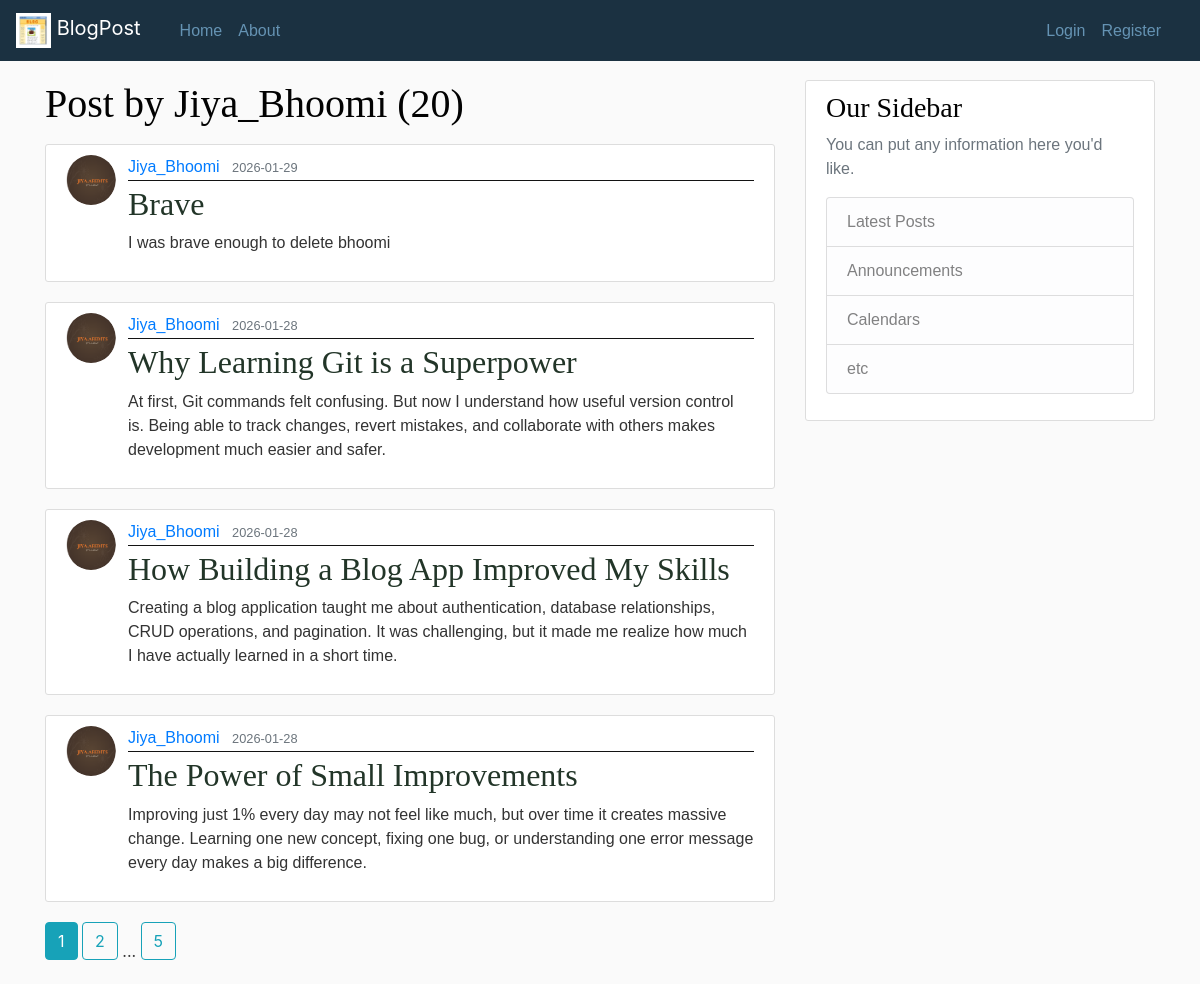
/user/Jiya_Bhoomi, run on the app's committed database.
### Blogpost/models.py (models this page shows, shortened)
class User(db.Model, UserMixin):
    id = db.Column(db.Integer, primary_key=True)
    username = db.Column(db.String(20), unique=True, nullable=False)
    email = db.Column(db.String(120), unique=True, nullable=False)
    image_file = db.Column(db.String(20), nullable=False, default='download.jpg')
    password = db.Column(db.String(60), nullable=False)
    posts = db.relationship('Post', backref='author', lazy=True)

class Post(db.Model):
    id = db.Column(db.Integer, primary_key=True)
    title = db.Column(db.String(100), nullable=False)
    date_posted = db.Column(db.DateTime, nullable=False, default=datetime.utcnow)
    content = db.Column(db.Text, nullable=False)
    user_id = db.Column(db.Integer, db.ForeignKey('user.id'), nullable=False)

### Blogpost/Users/routes.py (the view)
@users.route("/user/<string:username>")
def user_post(username):
    page = request.args.get('page',1, type=int,)
    user = User.query.filter_by(username=username).first_or_404()
    posts = Post.query.filter_by(author=user)\
            .order_by(Post.date_posted.desc())\
            .paginate(page=page,per_page=4)
    return render_template('user_post.html', posts=posts, user=user)

### Blogpost/templates/user_post.html
{% extends 'layout.html' %}
{% block content %}
    <h1 class="mb-3"> Post by {{ user.username }} ({{ posts.total }})</h1>
        {% for post in posts.items %}
            <article class="media content-section">
                <img class="rounded-circle article-img" src="{{ url_for('static', filename ='profile_pic/' + post.author.image_file) }}">
                <div class="media-body">
                    <div class="article-metadata">
                    <a class="mr-2" href="{{url_for('users.user_post', username=post.author.username)}}">{{ post.author.username }}</a>
                    <small class="text-muted">{{ post.date_posted.strftime('%Y-%m-%d') }}</small>
                    </div>
                    <h2><a class="article-title" href="{{url_for('posts.post', post_id=post.id)}}">{{ post.title }}</a></h2>
                    <p class="article-content">{{ post.content }}</p>
                </div>
            </article>
        {% endfor %}
        {% for page_num in posts.iter_pages(left_edge=1, right_edge=1, left_current=1, right_current=1) %}
            {% if page_num %}
                {% if posts.page == page_num %}
                    <a class="btn btn-info mb-4" href="{{url_for('users.user_post', username=user.username, page=page_num)}}"> {{ page_num }} </a>
                {% else %}
                    <a class="btn btn-outline-info mb-4" href="{{url_for('users.user_post',username=user.username, page=page_num)}}"> {{ page_num }} </a>
                {% endif %}
            {% else %}
                ...
            {% endif %}
        {% endfor %}
{% endblock content %}

### Blogpost/static/main.css (style rules this page uses)
body { background: #fafafa; color: #333333; margin-top: 5rem; }
h1, h2, h3, h4, h5, h6 { color: #020202; font-family: 'Times New Roman', Times, serif; }
.content-section { background: #ffffff; padding: 10px 20px; border: 1px solid #dddddd; border-radius: 3px; margin-bottom: 20px; font-family: 'Trebuchet MS', 'Lucida Sans Unicode', 'Lucida Grande', 'Lucida Sans', Arial, sans-serif; }
.article-title { color: #223528; }
.article-content { white-space: pre-line; }
.article-img { height: 50px; width: 50px; margin-right: 12px; }
.article-metadata { padding-bottom: 1px; margin-bottom: 4px; border-bottom: 1px solid #131313 }

### data on the page
User: username "Jiya_Bhoomi"
Post: image_file (picture), author.username "Jiya_Bhoomi", date_posted "2026-01-29", title "Brave", content "I was brave enough to delete bhoomi"
Post: image_file (picture), author.username "Jiya_Bhoomi", date_posted "2026-01-28", title "Why Learning Git is a Superpower", content "At first, Git commands felt confusing. But now I understand how useful version control is. Being able to track changes, revert mistakes, and collaborate with others makes development much easier and safer."
Post: image_file (picture), author.username "Jiya_Bhoomi", date_posted "2026-01-28", title "How Building a Blog App Improved My Skills", content "Creating a blog application taught me about authentication, database relationships, CRUD operations, and pagination. It was challenging, but it made me realize how much I have actually learned in a short time."
Post: image_file (picture), author.username "Jiya_Bhoomi", date_posted "2026-01-28", title "The Power of Small Improvements", content "Improving just 1% every day may not feel like much, but over time it creates massive change. Learning one new concept, fixing one bug, or understanding one error message every day makes a big difference."

### other printed values
{{ posts.total }} "20"
{{ page_num }} "1"
{{ page_num }} "2" "5"
